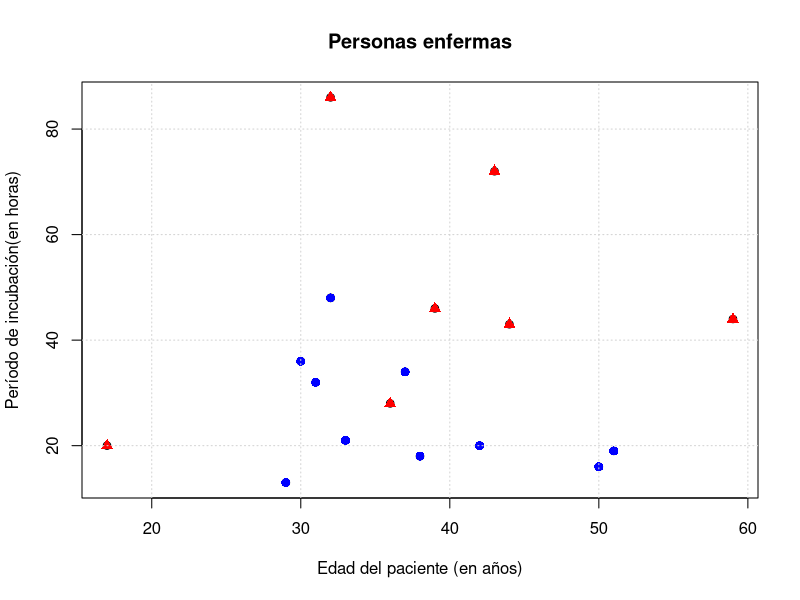
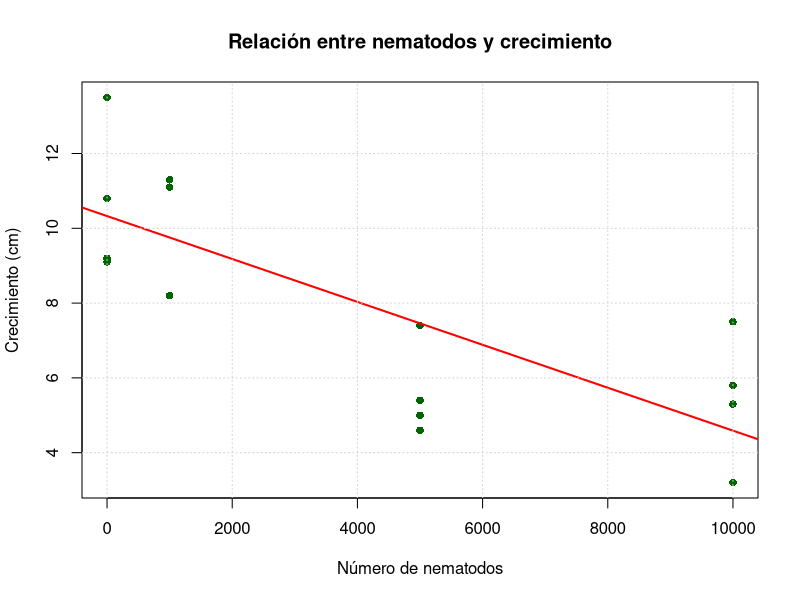
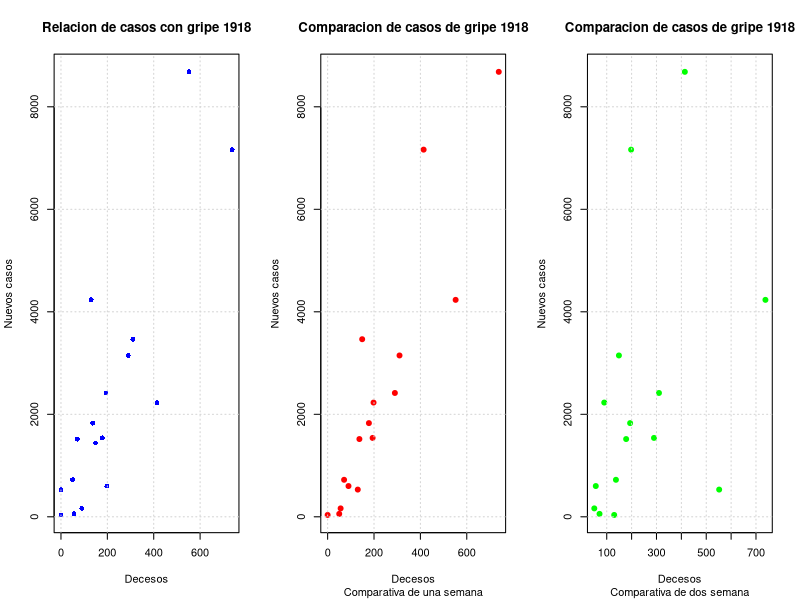
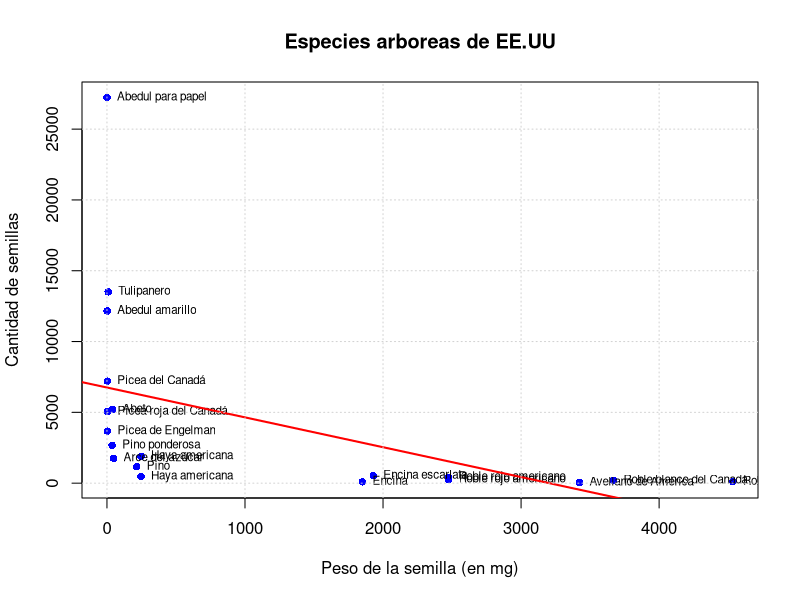
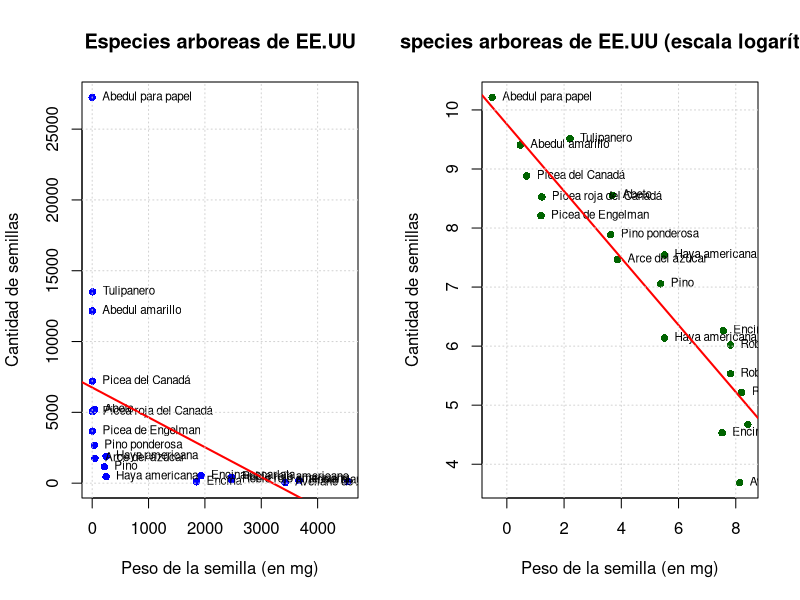
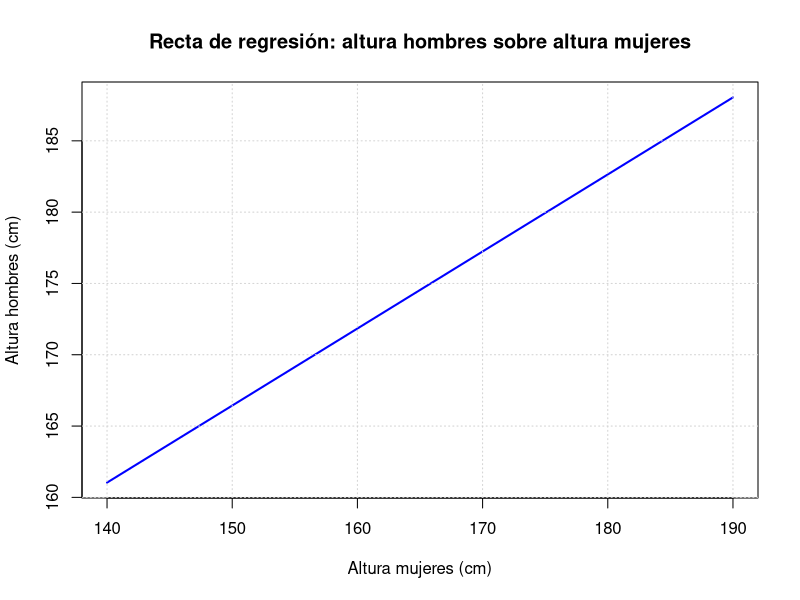
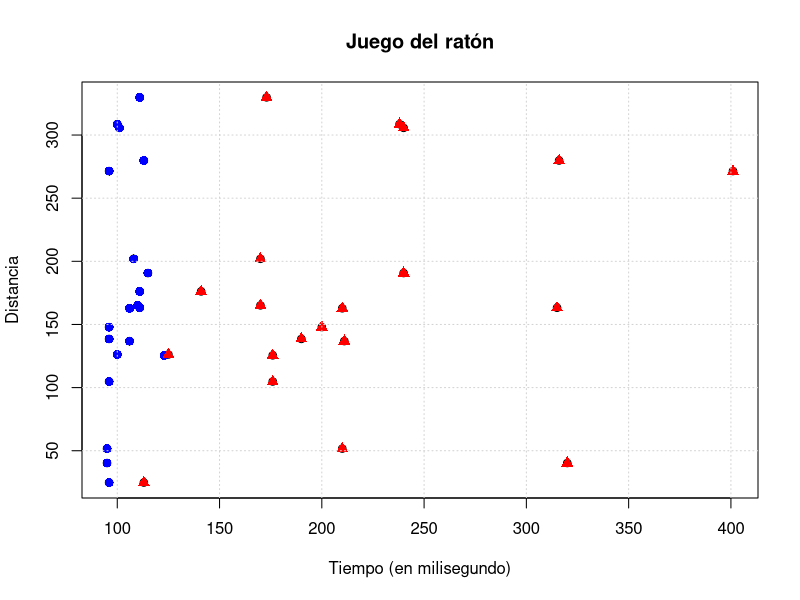
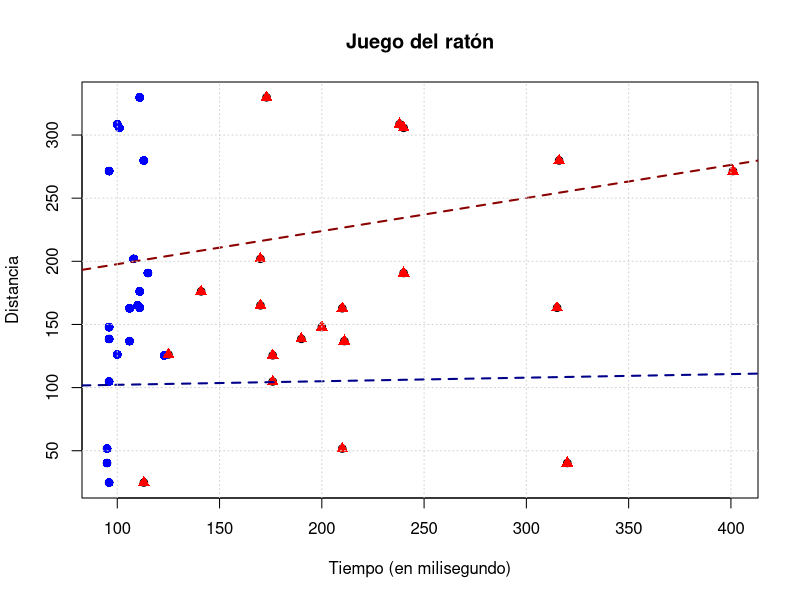

These charts were generated, in order, by the following R code:
# EJERCICIOS "Estadistica básica aplicada" de David S. Moore (2005)

# Capítulo II "Relaciones entre variables"

# REPASO CAPÍTULO II

# **************************************************
# PREGUNTA 2.89 - El vino, ¿es bueno para tu corazón?
# **************************************************

# La tabla 2.4 proporciona datos sobre el consumo de vino y muertes por 
# ataques al corazón en 19 países. Un diagrama de dispersión muestra una 
# relación relativamente fuerte.

# (a) La correlación para estas variables es r = -0,843. ¿Por qué la correlación
# es negativa? ¿Qué porcentaje de la variación de la tasa de mortalidad por 
# ataques al corazón se puede explicar a partir de la relación lineal entre 
# los ataques al corazón y el consumo de vino?

getwd()

setwd("C://Users//brook//OneDrive//Escritorio//Portafolio//Ejercicios_Estadistica_aplicada_b-sica_David_Moore//Archivos")

ejercicio_2_89 <- read.csv("ejercicio_2_11_alcohol.csv")

View(ejercicio_2_89)

r <- -0.843

r2 <- r^2

print(r2)

"La correlación es negativa (-0.843) porque a mayor consumo de vino, menor tasa de mortalidad por ataques al corazón, 
sugiriendo una relación inversa. El r² = 71% indica que el 71% de la variación en mortalidad cardiaca se explica por 
la relación lineal con el consumo de vino."

# (b) La recta de regresión mínimo-cuadrática para la predicción de la tasa de
# ataques al corazón a partir del consumo de vino es:

# y = 260,56 - 22,969x

# Utiliza esta ecuación para predecir la tasa de mortalidad por ataques al 
# corazón en un país en el que el consumo de alcohol, procedente del vino, 
# de los adultos es de 4 litros anuales.


y_sombrero <- 260.56 - 22.969 * 4

print(y_sombrero)

"
ŷ = 168.684

============================

En un país con consumo de 4 litros de vino anuales por adulto, se predice una tasa 
de mortalidad de 168.7 muertes por cada 100,000 personas debido a ataques al corazón
"
# (c) La correlación en (a) y la pendiente de la recta de regresión mínimo-cua-
# drática en (b) son ambas negativas. ¿Es posible que estos dos valores 
# tengan signos distintos? Justifica tu respuesta.

regresion <- lm(ejercicio_2_89$Tasa_muertes_corazon ~ ejercicio_2_89$Consumo_alcohol,data = ejercicio_2_89)

desv_consumo <- sd(ejercicio_2_89$Consumo_alcohol)
desv_ataques <- sd(ejercicio_2_89$Tasa_muertes_corazon) 

resumen <- data.frame(
  Medida = c("Correlacion", "Intercepto","Pendiente","Desviación Consumo","Desviación Ataques"),
  Valor_calculado = c(r,coef(regresion)[1],coef(regresion)[2],desv_consumo,desv_ataques))

print(resumen)

"
              Medida Valor_calculado
1        Correlacion       -0.843000
2         Intercepto      260.563375
3          Pendiente      -22.968767
4 Desviación Consumo        2.509724
5 Desviación Ataques       68.396291

==========================================================

No es posible que tengan signos distintos porque existe una relación matemática directa:

Pendiente = r × (sy/sx)

r = -0.843

sy/sx = 68.396 / 2.510 = 27.25 (siempre positivo)

Pendiente = -0.843 × 27.25 = -22.97

Dado que la razón sy/sx es siempre positiva, el signo de la pendiente depende exclusivamente 
del signo de r. Por lo tanto, correlación y pendiente siempre tendrán el mismo signo.
"
# **************************************************
# PREGUNTA 2.90 - Edad y educación en EE UU
# **************************************************

# En general, el nivel educativo de la gente mayor es menor que el de la gente 
# más joven; por tanto, podemos sospechar que existe una relación entre el porcentaje 
# de residentes de un Estado de 65 o más años y el porcentaje de población sin estudios 
# universitarios. La figura 2.22 muestra la relación entre estas variables. 
# Los datos son los que aparecen en la tablas 1.1 y 2.1.

# (a) Explica lo que significa una asociación positiva entre estas variables.

"Una asociación positiva significa que existe una relación directa entre las variables: a medida que 
aumenta el porcentaje de residentes mayores de 65 años en un estado, también tiende a aumentar el porcentaje 
de población sin estudios universitarios. En otras palabras, los estados con poblaciones más envejecidas tienden 
a tener niveles educativos más bajos en términos de educación universitaria."

# (b) En el diagrama destacan tres observaciones atípicas. Dos de ellas son Alaska
# y Florida, que ya se identificaron como observaciones atípicas en el histograma
# de la figura 1.2. La tercera observación atípica, ¿a qué Estado corresponde?

mayores_65 <- read.csv("ejercicio_2_90_mayores_65.csv")
educacion <- read.csv("ejercicio_2_14_educacion.csv")

puntuaciones_z <- scale(mayores_65$Porcentaje)
umbral_z <- 1.8 

indices_oas <- which(abs(puntuaciones_z) > umbral_z)
oas <- mayores_65[indices_oas, ]

promedio_mayores <- mean(mayores_65$Porcentaje)
promedio_sin_educacion <- mean(educacion$Porcentaje_sin_estudios_secundaria)

df_resultados <- rbind(
  data.frame(Categoria = "OA - Puntuación Z > |2|", Estado = oas$Estado, 
             Valor = oas$Porcentaje, Z_Score = round(puntuaciones_z[indices_oas], 2)),
  data.frame(Categoria = "Promedio mayores 65+", Estado = "Todos", 
             Valor = promedio_mayores, Z_Score = NA),
  data.frame(Categoria = "Promedio sin educación secundaria", Estado = "Todos", 
             Valor = promedio_sin_educacion, Z_Score = NA)
)

print(df_resultados)

"
                          Categoria  Estado    Valor Z_Score
1           OA - Puntuación Z > |2|  Alaska  5.20000   -3.73
2           OA - Puntuación Z > |2| Florida 18.50000    2.87
3           OA - Puntuación Z > |2|    Utah  8.80000   -1.94
4              Promedio mayores 65+   Todos 12.71200      NA
5 Promedio sin educación secundaria   Todos 23.77647      NA
"

# (c) Si ignoramos las observaciones atípicas, ¿la relación entre las dos variables
# tiene una forma y dirección claras? Justifica tu respuesta.

"Sí, la relación tiene forma y dirección claras. Si ignoramos las tres observaciones atípicas (Alaska, Florida y Utah), 
la relación muestra una dirección positiva clara: a mayor porcentaje de población anciana, mayor porcentaje de personas 
sin estudios universitarios. La forma es aproximadamente lineal, aunque con cierta dispersión normal en los datos."

# (d) Si calculamos la correlación, con las tres observaciones atípicas y sin ellas,
# obtenemos r = 0,054 y r = 0,259. ¿Cuál de estos valores corresponde a la correlación 
# sin las observaciones atípicas? Justifica tu respuesta.

mayores_65 <- read.csv("ejercicio_2_90_mayores_65.csv")
educacion <- read.csv("ejercicio_2_14_educacion.csv")

abrev_a_nombre <- c(
  "AL" = "Alabama", "AK" = "Alaska", "AZ" = "Arizona", "AR" = "Arkansas",
  "CA" = "California", "CO" = "Colorado", "CT" = "Connecticut", "DE" = "Delaware",
  "FL" = "Florida", "GA" = "Georgia", "HI" = "Hawai", "ID" = "Idaho",
  "IL" = "Illinois", "IN" = "Indiana", "IA" = "Iowa", "KS" = "Kansas",
  "KY" = "Kentucky", "LA" = "Luisiana", "ME" = "Maine", "MD" = "Maryland",
  "MA" = "Massachusetts", "MI" = "Michigan", "MN" = "Minnesota", "MS" = "Misisipí",
  "MO" = "Misuri", "MT" = "Montana", "NE" = "Nebraska", "NV" = "Nevada",
  "NH" = "New Hampshire", "NJ" = "Nueva Jersey", "NM" = "Nuevo México",
  "NY" = "Nueva York", "NC" = "Carolina del Norte", "ND" = "Dakota del Norte",
  "OH" = "Ohio", "OK" = "Oklahoma", "OR" = "Oregón", "PA" = "Pensilvania",
  "RI" = "Rhode Island", "SC" = "Carolina del Sur", "SD" = "Dakota del Sur",
  "TN" = "Tennessee", "TX" = "Tejas", "UT" = "Utah", "VT" = "Vermont",
  "VA" = "Virginia", "WA" = "Washington", "WV" = "Virginia Occidental",
  "WI" = "Wisconsin", "WY" = "Wyoming"
)

educacion$Estado_nombre <- abrev_a_nombre[educacion$Estado]

datos <- merge(mayores_65, educacion, by.x = "Estado", by.y = "Estado_nombre")

cor_con <- cor(datos$Porcentaje, datos$Porcentaje_sin_estudios_secundaria)

datos_sin_oas <- datos[!datos$Estado %in% c("Alaska", "Florida", "Utah"), ]

cor_sin <- cor(datos_sin_oas$Porcentaje, datos_sin_oas$Porcentaje_sin_estudios_secundaria)

cat("CORRELACIONES FINALES:\n")
cat("CON OAs:", round(cor_con, 3), "\n")
cat("SIN OAs:", round(cor_sin, 3), "\n")

"El valor r = 0.259 corresponde a la correlación SIN las observaciones atípicas, mientras que r = 0.054 
corresponde a la correlación CON todas las observaciones.
Las observaciones atípicas (especialmente Utah con bajo porcentaje de ancianos pero también bajo porcentaje 
sin estudios universitarios, y Alaska con características similares) distorsionan y debilitan la relación positiva 
general. Al eliminarlas, la correlación se hace más fuerte y evidente, aumentando de 0.054 a 0.259, lo que indica 
una relación positiva más clara entre las variables."

# **************************************************
# PREGUNTA 2.91 - Comida en mal estado
# **************************************************

# Datos sobre 18 personas que enfermaron después de ingerir comida en mal estado.
# Los datos dan la edad de cada persona en años, el periodo de incubación (el 
# tiempo en horas desde la ingestión de la comida hasta la aparición de los 
# primeros síntomas) y si la víctima sobrevivió (S) o murió (M).

# TABLA DE DATOS:
# ---------------------------------------------------------------
# Persona | Edad | Incubación | Resultado | Persona | Edad | Incubación | Resultado
# ------------------------------------------------------------------------------
# 1       | 29   | 13         | 0         | 10      | 30   | 36         | 0
# 2       | 39   | 46         | 1         | 11      | 32   | 48         | 0
# 3       | 44   | 43         | 1         | 12      | 59   | 44         | 1
# 4       | 37   | 34         | 0         | 13      | 33   | 21         | 0
# 5       | 42   | 20         | 0         | 14      | 31   | 32         | 0
# 6       | 17   | 20         | 1         | 15      | 32   | 86         | 1
# 7       | 38   | 18         | 0         | 16      | 32   | 48         | 0
# 8       | 43   | 72         | 1         | 17      | 36   | 28         | 1
# 9       | 51   | 19         | 0         | 18      | 50   | 16         | 0
# ------------------------------------------------------------------------------

# 1 = sobrevivió / 0 = murió 

# (a) Dibuja un diagrama de dispersión del tiempo de incubación con relación
#     a la edad. Utiliza símbolos distintos para las personas que murieron y para 
#     las que sobrevivieron.

personas_enfermas <- data.frame(
  Persona = c(1, 2, 3, 4, 5, 6, 7, 8, 9, 10, 11, 12, 13, 14, 15, 16, 17, 18),
  Edad = c(29, 39, 44, 37, 42, 17, 38, 43, 51, 30, 32, 59, 33, 31, 32, 32, 36, 50),
  Incubación = c(13, 46, 43, 34, 20, 20, 18, 72, 19, 36, 48, 44, 21, 32, 86, 48, 28, 16),
  Resultado = c(0, 1, 1, 0, 0, 1, 0, 1, 0, 0, 0, 1, 0, 0, 1, 0, 1, 0)
)

print(personas_enfermas)

sobrevivieron <- personas_enfermas[personas_enfermas$Resultado == 0, ]
murieron <- personas_enfermas[personas_enfermas$Resultado == 1, ]

plot(personas_enfermas$Edad,
     personas_enfermas$Incubación,
     main = "Personas enfermas",
     xlab = "Edad del paciente (en años)",
     ylab = "Período de incubación(en horas)")
points(sobrevivieron$Edad, sobrevivieron$Incubación, 
       pch = 16, col = "blue", cex = 1.2)  
points(murieron$Edad, murieron$Incubación, 
       pch = 17, col = "red", cex = 1.2)
grid()

# (b) ¿Existe alguna relación entre la edad y el tiempo de incubación? Si existe,
# descríbela.

correlacion <- cor(personas_enfermas$Edad,personas_enfermas$Incubación)

print(correlacion)

"A simple vista no se ve que haya alguna relación entre las variables, más aún cuando vemos que
la correlación entre las mismas es de 0.028"

# (c) Más importante, ¿existe alguna relación entre la edad o el periodo de incubación 
# y si la víctima sobrevivió? Describe cualquier relación que aquí parezca importante.

cor_edad <- cor(personas_enfermas$Edad, personas_enfermas$Resultado)

cor_incubacion <- cor(personas_enfermas$Incubación, personas_enfermas$Resultado)

resumen_correlaciones <- data.frame(
  Correlaciones = c("Edad","Incubación"),
  Resultado = c(round(cor_edad,3),round(cor_incubacion,3))
)

print(resumen_correlaciones)

"
  Correlaciones Resultado
1          Edad     0.091
2    Incubación     0.525

==============================================

Los pacientes con tiempos de incubación más cortos tienen mayor riesgo de muerte, 
mientras que los de incubación más larga tienden a sobrevivir.
"

# (d) ¿Existen observaciones atípicas que exijan una investigación aparte?

media_edad <- mean(personas_enfermas$Edad)
media_inc <- mean(personas_enfermas$Incubación) 

sd_edad <- sd(personas_enfermas$Edad)
sd_inc <- sd(personas_enfermas$Incubación)

personas_enfermas$z_edad <- (personas_enfermas$Edad - media_edad) / sd_edad
personas_enfermas$z_inc <- (personas_enfermas$Incubación - media_inc) / sd_inc

umbral_z <- 2 

out_edad <- personas_enfermas[abs(personas_enfermas$z_edad) > umbral_z, ]
out_inc <- personas_enfermas[abs(personas_enfermas$z_inc) > umbral_z, ]

outliers_combinado <- rbind(
  data.frame(Variable = "Edad", 
             Persona = out_edad$Persona,
             Valor = out_edad$Edad,
             Z_Score = out_edad$z_edad,
             Resultado = out_edad$Resultado),
  data.frame(Variable = "Incubación", 
             Persona = out_inc$Persona,
             Valor = out_inc$Incubación,
             Z_Score = out_inc$z_inc,
             Resultado = out_inc$Resultado)
)

print(outliers_combinado)

"
    Variable Persona Valor   Z_Score Resultado
1       Edad       6    17 -2.112762         1
2       Edad      12    59  2.215823         1
3 Incubación      15    86  2.537536         1
"
# **************************************************
# PREGUNTA 2.92 - Nematodos y tomateras
# **************************************************

# Los nematodos son gusanos microscópicos. Tenemos datos de un experimento
# para estudiar el efecto que producen los nematodos que se encuentran en la 
# tierra en el crecimiento de las plantas.

# TABLA DE DATOS:
# ---------------------------------------------------------------
# Nematodos | Crecimiento (cm)
# ---------------------------------------------------------------
# 0         | 10,8  9,1  13,5  9,2
# 1.000     | 11,1  11,1  8,2  11,3
# 5.000     | 5,4  4,6  7,4  5,0
# 10.000    | 5,8  5,3  3,2  7,5
# ---------------------------------------------------------------

# Analiza estos datos y presenta tus conclusiones sobre los efectos de los 
# nematodos en el crecimiento de las plantas.

nematodos <- data.frame(
  Nematodos = rep(c(0, 1000, 5000, 10000), each = 4),
  Crecimiento = c(
    10.8, 9.1, 13.5, 9.2,
    11.1, 11.1, 8.2, 11.3,
    5.4, 4.6, 7.4, 5.0,
    5.8, 5.3, 3.2, 7.5
  )
)

r <- cor(nematodos$Nematodos, nematodos$Crecimiento)
cat("Correlación:", round(r, 3), "\n")

modelo <- lm(Crecimiento ~ Nematodos, data = nematodos)
summary(modelo)

plot(nematodos$Nematodos, nematodos$Crecimiento,
     main = "Relación entre nematodos y crecimiento",
     xlab = "Número de nematodos",
     ylab = "Crecimiento (cm)",
     pch = 16, col = "darkgreen")
abline(modelo, col = "red", lwd = 2)
grid()

"Existe una relación lineal negativa muy clara entre el número de nematodos y 
el crecimiento de las tomateras.
El modelo indica que cada incremento en la cantidad de nematodos reduce significativamente 
el desarrollo de las plantas, lo cual respalda la hipótesis de que los nematodos afectan de 
manera adversa el crecimiento vegetal."


# **************************************************
# PREGUNTA 2.93 - ¿Valores calientes?
# **************************************************

# En el mundo de las finanzas es frecuente describir el rendimiento de un 
# determinado valor mediante una recta de regresión que relaciona el rendimiento 
# del valor con el rendimiento general del mercado de valores.Esta representación 
# nos ayuda a visualizar en qué medida el valor sigue la pauta general del mercado. 
# Analizamos el rendimiento mensual y de Philip Morris y los rendimientos mensuales 
# x del índice bursátil Standard & Poor’s correspondiente a 500 valores, que representa 
# el mercado en su conjunto, entre julio de 1990 ymayo de1997. He aquí los resultados:

# x̄ = 1,304    ȳ = 1,878
# sx = 3,392   sy = 7,554
# r = 0,5251

# (a) A partir de esta información, halla la ecuación de la recta mínimo-cuadrática. 
# ¿Qué porcentaje de la variación de Philip Morris se explica por la relación lineal 
# con el mercado en su conjunto?

pendiente <- 0.5251 * (7.554 / 3.392)

intercepto <- 1.878 - (pendiente * 1.304)

porcentaje_variacion <- 0.5251 * 0.5251

valores_recta <- data.frame(
  Medida = c("Pendiente","Intercepto","% de variación"),
  Valores = c(pendiente,intercepto,porcentaje_variacion)
)

print(valores_recta)

"
          Medida   Valores
1      Pendiente 1.1694002
2     Intercepto 0.3531022
3 % de variación 0.2757300

======================================

La ecuación de la recta de regresión es ŷ = 0,353 + 1,169x. Esto indica que, en promedio, 
por cada punto porcentual que aumenta el rendimiento del mercado, el de Philip Morris aumenta 1,17 puntos. 
Además, alrededor del 27,6 % de la variación en los rendimientos de Philip Morris se explica por su relación 
lineal con el mercado bursátil.
"

# (b) Explica la información que nos proporciona sobre la pendiente de la recta sobre 
# la respuesta de Philip Morris a las variaciones del mercado. Esta pendiente se llama "beta" 
# en teoría de inversiones.

"La pendiente o beta = 1,17 indica que el rendimiento de Philip Morris tiende a variar más que proporcionalmente 
respecto al mercado: por cada 1 % que cambia el rendimiento del mercado, el de Philip Morris cambia, en promedio, 
un 1,17 %. Esto significa que la acción es más volátil o sensible a las variaciones del mercado, amplificando tanto 
las subidas como las bajadas."

# (c) Los rendimientos de la mayoría de los valores están correlacionados positivamente 
# con el rendimiento general del mercado. Explica por qué un inversor debería preferir 
# valores con beta > 1 cuando el mercado sube y acciones con beta < 1 cuando el mercado baja.

"Cuando el mercado sube, un inversor busca maximizar ganancias, por lo que prefiere acciones con beta > 1, ya que 
aumentan más que el promedio del mercado. En cambio, cuando el mercado baja, conviene elegir acciones con beta < 1, 
pues estas tienden a caer menos, ofreciendo mayor protección frente a pérdidas."

# **************************************************
# PREGUNTA 2.94 - La epidemia de gripe de 1918
# **************************************************

# El ejercicio 1.22 proporciona datos sobre la gran epidemia de gripe de 1918.

# (a) Dibuja tres diagramas de dispersión; en uno de ellos relaciona las muertes 
# semanales con los casos detectados la misma semana, en otro relaciona estas muertes 
# semanales con los casos detectados la semana anterior y en el tercero de ellos relaciona 
# las muertes semanales con los nuevos casos detectados dos semanas antes. Describe y 
# compara las relaciones que observes.

ejercicio_2_94 <- read.csv("ejercicio_1_22_epidemia.csv")

str(ejercicio_2_94)

View(ejercicio_2_94)

par(mfrow = c(1, 3))  

#Grafico 1: misma semana
plot(ejercicio_2_94$Muertos,
     ejercicio_2_94$Nuevos_casos,
     main = "Relacion de casos con gripe 1918",
     xlab = "Decesos",
     ylab = "Nuevos casos",
     pch = 16,
     col = "blue")
grid()

#Grafico 2: una semana de desfase
una_semana <- c(NA, head( ejercicio_2_94$Nuevos_casos , -1))

valido <- !is.na(una_semana)

plot(ejercicio_2_94$Muertos[valido],
     una_semana[valido],
     main = "Comparacion de casos de gripe 1918",
     sub = "Comparativa de una semana",
     xlab = "Decesos",
     ylab = "Nuevos casos",
     pch = 19,
     col = "red")
grid()

#Gráfico 3: dos semanas de desfase
dos_semanas <- c(NA,NA, head( ejercicio_2_94$Nuevos_casos , -2))

valido2 <- !is.na(dos_semanas)

plot(ejercicio_2_94$Muertos[valido2],
     dos_semanas[valido2],
     main = "Comparacion de casos de gripe 1918",
     sub = "Comparativa de dos semana",
     xlab = "Decesos",
     ylab = "Nuevos casos",
     pch = 19,
     col = "green")
grid()

par(mfrow = c(1, 1))

# (b) Halla las correlaciones de cada una de las relaciones.

cor_misma_semana <- cor(ejercicio_2_94$Muertos,ejercicio_2_94$Nuevos_casos)
cor_una_semana <- cor(ejercicio_2_94$Muertos[valido],una_semana[valido])
cor_dos_semanas <- cor(ejercicio_2_94$Muertos[valido2],dos_semanas[valido2])

resultaods_correlaciones <- data.frame(
  Correlaciones = c("Misma semana","Una semana desfase","Dos semanas desfase"),
  Valores = c(cor_misma_semana,cor_una_semana,cor_dos_semanas)
)

print(resultaods_correlaciones)

"
        Correlaciones   Valores
1        Misma semana 0.8562287
2  Una semana desfase 0.9109524
3 Dos semanas desfase 0.3932467
"

# (c) ¿Cuáles son tus conclusiones? ¿Cómo se predice mejor el número de muertes, 
# con los nuevos casos de la misma semana, con los nuevos casos de la semana anterior 
# o los nuevos casos de dos semanas antes?

"La correlación más alta (r ≈ 0.91) se observa cuando se comparan las muertes con los casos de 
una semana antes, lo que indica que el número de muertes está más estrechamente relacionado con 
los contagios ocurridos la semana previa. Esto tiene sentido biológicamente, ya que las muertes 
suelen producirse unos días después del contagio. En cambio, la correlación con los casos de la 
misma semana o de dos semanas antes es menor, lo que sugiere que la mejor predicción del número 
de muertes se obtiene usando los casos de la semana anterior."

# **************************************************
# PREGUNTA 2.95 - Salarios de mujeres
# **************************************************

# Un estudio de la National Science Foundation de EEUU halló que la mediana
# del salario de ingenieras y científicas estadounidenses recién graduadas era 
# sólo un 73% de la mediana de sus homólogos varones.Ahora bien, cuando las recién 
# graduadas se agrupaban por especialidades, la situación era distinta. Las medianas 
# de los salarios de las mujeres, expresadas como un porcentaje de las medianas del 
# salario de los hombres, en 16 campos de estudio eran:

# Porcentajes de salarios de mujeres respecto a hombres por especialidad:
# 94% 96% 98% 95% 85% 85% 84% 100%
# 103% 100% 107% 93% 104% 93% 106% 100%

# ¿Cómo es posible que el salario de las mujeres se encuentre muy por debajo
# del de los hombres cuando se consideran todas las disciplinas conjuntamente y,
# en cambio, sea prácticamente el mismo cuando se considera por especialidades?

"Aunque los salarios medianos por especialidad muestran que las mujeres ganan aproximadamente 
lo mismo (e incluso más) que los hombres dentro de cada campo, el salario global promedio de las 
mujeres resulta mucho menor (73% del de los hombres). Esto ocurre porque las mujeres están sobrerrepresentadas 
en las especialidades peor pagadas y subrepresentadas en las mejor pagadas.

En otras palabras, la distribución desigual entre campos con distintos niveles salariales distorsiona la 
comparación global, dando la impresión de una brecha salarial mayor de la que realmente existe dentro de 
cada especialidad.

Este fenómeno se conoce como paradoja de Simpson, y refleja cómo una tendencia que se mantiene en varios grupos 
individuales puede invertirse o desaparecer al combinar los datos."

# **************************************************
# PREGUNTA 2.96 - Transformación de datos
# **************************************************

# Los ecólogos recogen datos para estudiar la naturaleza. La tabla 2.12 
# proporciona datos sobre la media del número de semillas producidas durante 
# un año por algunas especies comunes de árboles y también sobre el peso 
# medio (en miligramos) de éstas.

## TABLA 2.12 - Peso y recuento del número de semillas producidas por especies arbóreas:
# ------------------------------------------------------------------------------------
# Especies               | Número semillas | Peso semillas (mg)
# ------------------------------------------------------------------------------------
# Abedul para papel      | 27239           | 0.6
# Abedul amarillo        | 12158           | 1.6
# Picea del Canadá       | 7202            | 2.0
# Picea de Engelman      | 3671            | 3.3
# Picea roja del Canadá  | 5051            | 3.4
# Tulipanero             | 13509           | 9.1
# Pino ponderosa         | 2667            | 37.7
# Abeto                  | 5196            | 40.0
# Arce del azúcar        | 1751            | 48.0
# Pino                   | 1159            | 216.0
# Haya americana         | 463             | 247
# Haya americana         | 1892            | 247
# Encina                 | 93              | 1851
# Encina escarlata       | 525             | 1930
# Roble rojo americano   | 411             | 2475
# Roble rojo americano   | 253             | 2475
# Avellano de América    | 40              | 3423
# Roble blanco del Canadá| 184             | 3669
# Roble blanco americano | 107             | 4535
# ------------------------------------------------------------------------------------

# (a) Dibuja un diagrama de dispersión que muestre cómo se puede explicar el
# número de semillas producidas por un árbol, a partir del peso de éstas. Describe
# la forma, la dirección y la fuerza de la relación.

ejercicio_2_96 <- read.csv("ejercicio_2_96_arboles.csv")

str(ejercicio_2_96)

View(ejercicio_2_96)

modelo <- lm(Numero_semillas ~ Peso_semillas_mg, data = ejercicio_2_96)

plot(ejercicio_2_96$Peso_semillas_mg,
     ejercicio_2_96$Numero_semillas,
     main = "Especies arboreas de EE.UU",
     xlab = "Peso de la semilla (en mg)",
     ylab = "Cantidad de semillas",
     col = "blue",
     pch = 16)
text(ejercicio_2_96$Peso_semillas_mg,
     ejercicio_2_96$Numero_semillas,
     labels = ejercicio_2_96$Especie,
     pos = 4,   
     cex = 0.7) 
abline(modelo, col = "red", lwd = 2)
grid()

"El diagrama de dispersión muestra una relación inversa y claramente no lineal entre el peso y el número de semillas. 
En general, las especies con semillas más ligeras producen muchas más semillas, mientras que aquellas con semillas más 
pesadas generan pocas. La dirección de la relación es negativa, y su fuerza es alta, aunque la forma de la nube de puntos 
sugiere que una transformación logarítmica podría describir mejor la tendencia que una recta simple."

# (b) Cuando tratamos con tamaños y pesos, los logaritmos de los datos originales son a 
# menudo la forma más adecuada de expresar los datos. Utiliza tu calculadora o un programa 
# informático para calcular los logaritmos de los pesos y recuentos de la tabla 2.12. Dibuja 
# un nuevo diagrama de dispersión utilizando los datos transformados. Ahora, ¿cuál es la forma, 
# la dirección y la fuerza de la relación?

ejercicio_2_96$log_peso_semillas <- log(ejercicio_2_96$Peso_semillas_mg)
ejercicio_2_96$log_cantidad_semillas <- log(ejercicio_2_96$Numero_semillas)

head(ejercicio_2_96[, c("Peso_semillas_mg", "Numero_semillas", "log_peso_semillas", "log_cantidad_semillas")])

par(mfrow = c(1, 2)) 

modelo <- lm(Numero_semillas ~ Peso_semillas_mg, data = ejercicio_2_96)

modelo_log <- lm(log_cantidad_semillas ~ log_peso_semillas, data = ejercicio_2_96)

plot(ejercicio_2_96$Peso_semillas_mg,
     ejercicio_2_96$Numero_semillas,
     main = "Especies arboreas de EE.UU",
     xlab = "Peso de la semilla (en mg)",
     ylab = "Cantidad de semillas",
     col = "blue",
     pch = 16)
text(ejercicio_2_96$Peso_semillas_mg,
     ejercicio_2_96$Numero_semillas,
     labels = ejercicio_2_96$Especie,
     pos = 4,   
     cex = 0.7) 
abline(modelo, col = "red", lwd = 2)
grid()

plot(ejercicio_2_96$log_peso_semillas,
     ejercicio_2_96$log_cantidad_semillas,
     main = "Especies arboreas de EE.UU (escala logarítmica)",
     xlab = "Peso de la semilla (en mg)",
     ylab = "Cantidad de semillas",
     col = "darkgreen",
     pch = 16)
text(ejercicio_2_96$log_peso_semillas,
     ejercicio_2_96$log_cantidad_semillas,
     labels = ejercicio_2_96$Especie,
     pos = 4,   
     cex = 0.7) 
abline(modelo_log, col = "red", lwd = 2)
grid()

par(mfrow = c(1, 1))

"Al aplicar los logaritmos al número y peso de las semillas, la relación se vuelve aproximadamente lineal, 
negativa y fuerte. En la escala original, la dispersión era muy amplia y la relación parecía curvilínea —los 
árboles con semillas más ligeras producían muchas más unidades, pero de forma no proporcional. Después de la 
transformación logarítmica, la tendencia se aclara: a medida que aumenta el peso de las semillas, el número 
de semillas disminuye de forma regular y predecible."

# **************************************************
# PREGUNTA 2.97 - Hombres y mujeres
# **************************************************

# La altura media de las mujeres estadounidenses cuando tienen 20 años de edad es 
# de aproximadamente 164 cm, con una desviación típica de unos 6,35 cm. 
# La altura media de los hombres de la misma edad es de aproximadamente 174 cm, 
# con una desviación típica de unos 6,86 cm. Si la correlación entre las alturas 
# de parejas de hombres y mujeres jóvenes es aproximadamente r = 0,5.

# DATOS:
# Mujeres: μ_x = 164 cm, σ_x = 6.35 cm
# Hombres:  μ_y = 174 cm, σ_y = 6.86 cm
# Correlación: r = 0.5

# (a) ¿Cuál es la pendiente de la recta de regresión de la altura de los hombres
# con relación a la altura de sus mujeres en las parejas jóvenes?

pendiente <- 0.5 * (6.86 / 6.35)

cat("La pendiente es:", round(pendiente,2),"cm.")

"La pendiente es: 0.54 cm."

# (b) Dibuja un gráfico de esta recta de regresión.

intercepto <- 174 - (pendiente * 164)

x_valores <- seq(140, 190, length.out = 100)

y_valores <- intercepto + pendiente * x_valores #recta de regresión

plot(x_valores, y_valores,
     type = "l",
     col = "blue",
     lwd = 2,
     xlab = "Altura mujeres (cm)",
     ylab = "Altura hombres (cm)",
     main = "Recta de regresión: altura hombres sobre altura mujeres")
grid()

# (c) Predice la altura de un hombre cuya mujer mide 170 cm de altura.

prediccion_hombre <- intercepto + pendiente * 170

cat("La altura de un hombre cuya mujer mide 170 cm es:", round(prediccion_hombre,2),"cm.")

"La altura de un hombre cuya mujer mide 170 cm es: 177.24 cm."

# **************************************************
# PREGUNTA 2.98 - Un juego informático
# **************************************************

# Un sistema multimedia para aprender estadística incluye una prueba para 
# valorar la destreza de los sujetos en la utilización del ratón (mouse). 
# El programa informático hace que aparezca, al azar, un círculo en la pantalla. 
# El sujeto tiene que situarse sobre el círculo y clicar tan rápido como pueda. 
# Tan pronto como el usuario ha clicado sobre el círculo, aparece uno nuevo.

# La tabla 2.13 proporciona datos sobre los ensayos realizados por un sujeto, 
# 20 con cada mano. "Distancia" es la distancia desde el centro del círculo al 
# punto donde se halla el cursor en el momento del clicado, las unidades de 
# medida dependen del tamaño de la pantalla. "Tiempo" es el tiempo transcurrido 
# entre el clicado de dos círculos consecutivos, en milisegundos.

# TABLA 2.13 - Tiempos de respuesta en un juego informático:
# ------------------------------------------------------------------------------------
# Tiempo | Distancia | Mano      | Tiempo | Distancia | Mano
# ------------------------------------------------------------------------------------
# 115   | 190.70    | derecha   | 240   | 190.70    | izquierda
# 96    | 138.52    | derecha   | 190   | 138.52    | izquierda
# 110   | 165.08    | derecha   | 170   | 165.08    | izquierda
# 100   | 126.19    | derecha   | 125   | 126.19    | izquierda
# 111   | 163.19    | derecha   | 315   | 163.19    | izquierda
# 101   | 305.66    | derecha   | 240   | 305.66    | izquierda
# 111   | 176.15    | derecha   | 141   | 176.15    | izquierda
# 106   | 162.78    | derecha   | 210   | 162.78    | izquierda
# 96    | 147.87    | derecha   | 200   | 147.87    | izquierda
# 96    | 271.46    | derecha   | 401   | 271.46    | izquierda
# 95    | 40.25     | derecha   | 320   | 40.25     | izquierda
# 96    | 24.76     | derecha   | 113   | 24.76     | izquierda
# 96    | 104.80    | derecha   | 176   | 104.80    | izquierda
# 106   | 136.80    | derecha   | 211   | 136.80    | izquierda
# 100   | 308.60    | derecha   | 238   | 308.60    | izquierda
# 113   | 279.80    | derecha   | 316   | 279.80    | izquierda
# 123   | 125.51    | derecha   | 176   | 125.51    | izquierda
# 111   | 329.80    | derecha   | 173   | 329.80    | izquierda
# 95    | 51.66     | derecha   | 210   | 51.66     | izquierda
# 108   | 201.95    | derecha   | 170   | 201.95    | izquierda
# ------------------------------------------------------------------------------------

# (a) Sospechamos que el tiempo depende de la distancia. Dibuja un diagrama de 
# dispersión del tiempo con relación a la distancia. Utiliza símbolos distintos
# para cada mano.

ejercicio_2_98 <- read.csv("ejercicio_2_98_mouse.csv")

str(ejercicio_2_98)

head(ejercicio_2_98)

derecha <- ejercicio_2_98[ejercicio_2_98$Mano == "derecha", ]
izquierda <- ejercicio_2_98[ejercicio_2_98$Mano == "izquierda", ]

plot(ejercicio_2_98$Tiempo,
     ejercicio_2_98$Distancia,
     main = "Juego del ratón",
     xlab = "Tiempo (en milisegundo)",
     ylab = "Distancia")
points(derecha$Tiempo, derecha$Distancia, 
       pch = 16, col = "blue", cex = 1.2)  
points(izquierda$Tiempo, izquierda$Distancia, 
       pch = 17, col = "red", cex = 1.2)
grid()

# (b) Describe la relación que observas. ¿Puedes afirmar que el sujeto es diestro?

"Se puede afirmar que el sujeto es diestro, ya que la relacion entre la distancia y tiempo es mas pequeña con
la mañana derecha que con la mano izquierda"

# (c) Halla la recta de regresión del tiempo con relación a la distancia para las
# dos manos de forma independiente. Dibuja estas rectas en tu diagrama. De las dos
# regresiones, ¿cuál es mejor para predecir el tiempo a partir de la distancia? Da
# medidas numéricas que describan la precisión de las dos regresiones.

#MANO DERECHA
media_derecha_tiempo <- mean(derecha$Tiempo)
media_derecha_distacia <- mean(derecha$Distancia)

desv_derecha_tiempo <- sd(derecha$Tiempo)
desv_derecha_distancia <- sd(derecha$Distancia)

r_derecha <- cor(derecha$Tiempo,derecha$Distancia)

pendiente_derecha <- r_derecha * (desv_derecha_tiempo / desv_derecha_distancia)

intercepto_derecha <- media_derecha_tiempo - (pendiente_derecha * media_derecha_distacia)

#MANO IZQUIERDA
media_izquierda_tiempo <- mean(izquierda$Tiempo)
media_izquierda_distacia <- mean(izquierda$Distancia)

desv_izquierda_tiempo <- sd(izquierda$Tiempo)
desv_izquierda_distancia <- sd(izquierda$Distancia)

r_izquierda <- cor(izquierda$Tiempo,izquierda$Distancia)

pendiente_izquierda <- r_izquierda * (desv_izquierda_tiempo / desv_izquierda_distancia)

intercepto_izquierda <- media_izquierda_tiempo - (pendiente_izquierda * media_izquierda_distacia)

resultados <- data.frame(
  mano = c("derecha", "izquierda"),
  media_tiempo = c(media_derecha_tiempo, media_izquierda_tiempo),
  media_distancia = c(media_derecha_distacia, media_izquierda_distacia),
  desv_tiempo = c(desv_derecha_tiempo, desv_izquierda_tiempo),
  desv_distancia = c(desv_derecha_distancia, desv_izquierda_distancia),
  r = c(r_derecha, r_izquierda),
  pendiente = c(pendiente_derecha, pendiente_izquierda),
  intercepto = c(intercepto_derecha, intercepto_izquierda)
)

print(resultados)

plot(ejercicio_2_98$Tiempo,
     ejercicio_2_98$Distancia,
     main = "Juego del ratón",
     xlab = "Tiempo (en milisegundo)",
     ylab = "Distancia")
points(derecha$Tiempo, derecha$Distancia, 
       pch = 16, col = "blue", cex = 1.2)  
points(izquierda$Tiempo, izquierda$Distancia, 
       pch = 17, col = "red", cex = 1.2)
abline(intercepto_derecha,pendiente_derecha,col = "darkblue",lwd = 2,lty = "dashed")
abline(intercepto_izquierda,pendiente_izquierda,col ="darkred",lwd = 2, lty = "dashed")
grid()

"
       mano media_tiempo media_distancia desv_tiempo desv_distancia         r  pendiente intercepto
1   derecha       104.25        172.5765    8.245413       88.74672 0.3047128 0.02831071   99.36424
2 izquierda       216.75        172.5765   73.014689       88.74672 0.3183573 0.26192243  171.54834

========================================================================

La regresión de la mano izquierda es ligeramente mejor porque su correlación con la distancia es un poco 
más alta que la de la mano derecha, lo que indica que la distancia explica un poco mejor el tiempo en esa mano; 
sin embargo, en ambos casos la relación es débil, por lo que ninguna recta predice muy bien los tiempos.
"

# (d) Debido al aprendizaje, es posible que el sujeto lo haga mejor en los últimos ensayos. 
# También es posible que lo haga peor debido a la fatiga. Dibuja un diagrama de residuos en 
# el que los residuos aparezcan ordenados de acuerdo al orden de realización de los ensayos 
# (de arriba abajo en la tabla 2.12). ¿Existe algún efecto sistemático en el orden de realización 
# de las pruebas?


derecha$Prediccion <- intercepto_derecha + pendiente_derecha * derecha$Distancia
derecha$Residuos <- derecha$Tiempo - derecha$Prediccion

izquierda$Prediccion <- intercepto_izquierda + pendiente_izquierda * izquierda$Distancia
izquierda$Residuos <- izquierda$Tiempo - izquierda$Prediccion

derecha$Orden <- 1:20
izquierda$Orden <- 1:20

residuos_combinados <- rbind(
  data.frame(Mano = "Derecha", Orden = derecha$Orden, Residuos = derecha$Residuos),
  data.frame(Mano = "Izquierda", Orden = izquierda$Orden, Residuos = izquierda$Residuos)
)

plot(residuos_combinados$Orden, residuos_combinados$Residuos,
     main = "Residuos vs Orden de Ensayos",
     xlab = "Orden del Ensayo",
     ylab = "Residuos",
     ylim = c(-50, 150),
     col = ifelse(residuos_combinados$Mano == "Derecha", "blue", "red"),
     pch = ifelse(residuos_combinados$Mano == "Derecha", 16, 17)
     )
abline(h = 0, col = "gray", lty = 2)
abline(lm(Residuos ~ Orden, data = residuos_combinados[residuos_combinados$Mano == "Derecha",]), 
       col = "blue", lty = 2)
abline(lm(Residuos ~ Orden, data = residuos_combinados[residuos_combinados$Mano == "Izquierda",]), 
       col = "red", lty = 2)
grid()

"No existe un efecto sistemático evidente relacionado con el orden de realización de las pruebas, 
ya que los residuos no muestran una tendencia clara de aumento o disminución a lo largo de los ensayos 
para ninguna de las dos manos, lo que indica que factores como el aprendizaje o la fatiga no influyeron
significativamente en el desempeño del sujeto durante la prueba."

# **************************************************
# PREGUNTA 2.99 - Calificaciones SAT en EE UU
# **************************************************

# La tabla 2.1 proporciona datos sobre la educación en los Estados de EE UU.
# Utiliza un programa estadístico para examinar la relación entre las calificaciones
# de Matemáticas y de Lengua en la prueba SAT de la manera siguiente:

# (a) Quieres predecir la calificación de Matemáticas en la prueba SAT de un Estado 
# a partir de su calificación de Lengua. Con este fin, halla la recta de regresión
# mínimo-cuadrática. Sabes que la calificación media de Lengua de un determinado 
# Estado al año siguiente fue 455. Utiliza tu recta de regresión para predecir su
# calificación media de Matemáticas.

ejercicio_2_99 <- read.csv("ejercicio_2_14_educacion.csv")

str(ejercicio_2_99)

media_sat_lengua <- mean(ejercicio_2_99$SAT_Lengua)
media_sat_mate <- mean(ejercicio_2_99$SAT_Matematicas)

desv_sat_lengua <- sd(ejercicio_2_99$SAT_Lengua)
desv_sat_mate <- sd(ejercicio_2_99$SAT_Matematicas)

r <- cor(ejercicio_2_99$SAT_Lengua,ejercicio_2_99$SAT_Matematicas)

pendiente <- r * (desv_sat_mate / desv_sat_lengua)

intercepto <- media_sat_mate - (pendiente * media_sat_lengua)

prediccion_455 <- intercepto + (pendiente * 455)

resultados <- data.frame(
  Medidas = c("media_sat_lengua","media_sat_mate","desv_sat_lengua","desv_sat_mate",
              "r","pendiente","intercepto","prediccion_455"),
  Valores = c(media_sat_lengua,media_sat_mate,desv_sat_lengua,desv_sat_mate,
              r,pendiente,intercepto,prediccion_455)
)

resultados$Valores <- round(resultados$Valores, 2)

print(resultados)

"
           Medidas Valores
1 media_sat_lengua  531.90
2   media_sat_mate  529.27
3  desv_sat_lengua   33.76
4    desv_sat_mate   34.83
5                r    0.97
6        pendiente    1.00
7       intercepto   -3.28
8   prediccion_455  452.28
"

# (b) Representa los residuos de tu regresión con relación a la calificación de
# Lengua en la prueba SAT (un programa estadístico lo puede hacer). Hay un Estado 
# que constituye una observación atípica, ¿cuál es? ¿Tiene dicho Estado una calificación 
# media de Matemáticas más alta o más baja que la que se hubiera predicho a partir 
# de su calificación media de Lengua?

ejercicio_2_99$Prediccion_SAT_Matematicas <- intercepto + pendiente * ejercicio_2_99$SAT_Lengua
ejercicio_2_99$Residuo_SAT_Matematicas <- ejercicio_2_99$SAT_Matematicas - ejercicio_2_99$Prediccion_SAT_Matematicas

indice_outlier <- which.max(abs(ejercicio_2_99$Residuo_SAT_Matematicas))

estado_outlier <- ejercicio_2_99$Estado[indice_outlier]

plot(ejercicio_2_99$SAT_Lengua,
     ejercicio_2_99$Residuo_SAT_Matematicas,
     main = "Desempeño SAT Lengua en relación a Matemáticas",
     xlab = "Puntajes SAT Lengua",
     ylab = "Residuo SAT Lengua",
     col = "blue",
     pch = 16)
abline(h = 0, col = "darkgreen", lty = 2)
points(ejercicio_2_99$SAT_Lengua[indice_outlier],
       ejercicio_2_99$Residuo_SAT_Matematicas[indice_outlier],
       pch = 16, col = "red", cex = 1.5)
text(ejercicio_2_99$SAT_Lengua[indice_outlier],
     ejercicio_2_99$Residuo_SAT_Matematicas[indice_outlier],
     labels = ejercicio_2_99$Estado[indice_outlier],  
     pos = 4,  
     col = "red")
grid()

comparacion_outlier <- data.frame(
  Estado = ejercicio_2_99$Estado[indice_outlier],
  Lengua_Real = ejercicio_2_99$SAT_Lengua[indice_outlier],
  Matematicas_Real = ejercicio_2_99$SAT_Matematicas[indice_outlier],
  Matematicas_Predicho = ejercicio_2_99$Prediccion_SAT_Matematicas[indice_outlier],
  Residuo = ejercicio_2_99$Residuo_SAT_Matematicas[indice_outlier]
)

print(comparacion_outlier)

"
  Estado Lengua_Real Matematicas_Real Matematicas_Predicho  Residuo
1     HI         485              510              482.315 27.68496

==========================================================================

El estado de Hawái (HI) constituye la observación atípica, con un residuo positivo de 27.68 puntos. 
Esto significa que Hawái tiene una calificación media de Matemáticas (510 puntos) significativamente 
más alta que la que se hubiera predicho a partir de su calificación de Lengua (482.32 puntos)."

# **************************************************
# PREGUNTA 2.100 - Aspirina y ataques al corazón
# **************************************************

# ¿Tomar aspirinas regularmente ayuda a prevenir los ataques al corazón? 
# Un estudio (Physicians’ Health Study) intentó averiguarlo, tomando como 
# sujetos a 22.071 médicos sanos que tenían al menos 40 años. La mitad de 
# los sujetos, seleccionados al azar, tomó una aspirina un día sí y otro no. 
# La otra mitad tomó un placebo, una píldora falsa que tenía el mismo aspecto 
# y sabor que una aspirina.

# TABLA DE RESULTADOS:
# ---------------------------------------------------------------
# Evento               | Grupo aspirina | Grupo placebo | Total
# ---------------------------------------------------------------
# Ataques mortales     | 10             | 26            | 36
# Otros ataques corazón| 129            | 213           | 342
# Embolias             | 119            | 98            | 217
# Total pacientes      | 11.037         | 11.034        | 22.071
# ---------------------------------------------------------------

# ¿Qué indican los datos sobre la relación que existe entre tomar aspirinas, y
# los ataques al corazón y las embolias? Utiliza porcentajes para hacer más precisos
# tus razonamientos. ¿Crees que el estudio proporciona suficiente evidencia de que
# las aspirinas reducen los ataques al corazón (relación causa-efecto)?

matrix_aspirina <- matrix(c(10,26,36,
                            129,213,342,
                            119,98,217,
                            11037,11034,22071),
                          nrow = 4, ncol = 3,
                          byrow = TRUE)
rownames(matrix_aspirina) = c("Ataques mortales","Otros ataques corazón","Embolias","Total pacientes")
colnames(matrix_aspirina) = c("Grupo aspirina","Grupo Placebo","Total")

print(matrix_aspirina)

prc_mortal_aspirina <- (matrix_aspirina[1,1] / matrix_aspirina[4,1]) * 100
prc_otros_aspirina <- (matrix_aspirina[2,1] / matrix_aspirina[4,1]) * 100
prc_embolia_aspirina <- (matrix_aspirina[3,1] / matrix_aspirina[4,1]) * 100

prc_mortal_placebo <- (matrix_aspirina[1,2] / matrix_aspirina[4,2]) * 100
prc_otros_placebo <- (matrix_aspirina[2,2] / matrix_aspirina[4,2]) * 100
prc_embolia_placebo <- (matrix_aspirina[3,2] / matrix_aspirina[4,2]) * 100


prc_condicionales <- data.frame(
  Evento = c("Ataques mortales","Otros ataques corazón","Embolias"),
  Grupo_aspirina = c(paste0(round(prc_mortal_aspirina,2),"%"),
                     paste0(round(prc_otros_aspirina,2),"%"),
                     paste0(round(prc_embolia_aspirina,2),"%")),
  Grupo_placebo = c(paste0(round(prc_mortal_placebo,2),"%"),
                    paste0(round(prc_otros_placebo,2),"%"),
                    paste0(round(prc_embolia_placebo,2),"%"))
)

print(prc_condicionales)

"
                 Evento Grupo_aspirina Grupo_placebo
1      Ataques mortales          0.09%         0.24%
2 Otros ataques corazón          1.17%         1.93%
3              Embolias          1.08%         0.89%

===================================================================

Los datos muestran que el grupo que tomó aspirinas presenta porcentajes notablemente menores 
tanto en ataques mortales como en otros ataques al corazón, lo que indica un efecto protector claro. 
En cambio, en el caso de las embolias, el porcentaje del grupo aspirina es apenas superior al del 
grupo placebo, pero la diferencia es pequeña y podría deberse al azar.

Dado que se trata de un estudio experimental con asignación aleatoria y una muestra muy grande, 
sí podemos afirmar que existe evidencia sólida de un efecto causal: tomar aspirinas reduce el riesgo 
de ataques al corazón
"

# **************************************************
# PREGUNTA 2.101 - Suicidios
# **************************************************

# He aquí una tabla de contingencia sobre los suicidios ocurridos en 1993, clasificados 
# según el sexo de la víctima y el método utilizado

# TABLA DE DATOS:
# ---------------------------------------------------------------
# Método        | Hombres   | Mujeres   
# ---------------------------------------------------------------
# Arma de fuego | 16.381    | 2.559     
# Veneno        | 3.569     | 2.110     
# Ahorcamiento  | 3.824     | 803       
# Otros         | 1.641     | 623       
# ---------------------------------------------------------------


# Basándote en estos datos, escribe un breve informe sobre las diferencias entre los
# suicidios de hombres y de mujeres. Asegúrate de que utilizas los recuentos y
# los porcentajes adecuados para justificar tus afirmaciones.

matrix_suicidios <- matrix(c(16381,2559,
                             3569,2110,
                             3824,803,
                             1641,623),
                           nrow = 4, ncol = 2,
                           byrow = TRUE)
colnames(matrix_suicidios) = c("Hombres","Mujeres")
rownames(matrix_suicidios) = c("Arma de fuego","Veneno","Ahorcamiento","Otros")

print(matrix_suicidios)

total_hombres <- sum(matrix_suicidios[1:4,1])

total_mujeres <- sum(matrix_suicidios[1:4,2])

total_poblacion <- total_hombres + total_mujeres

hombre_arma <- (matrix_suicidios[1,1] / total_hombres) * 100
hombre_veneno <- (matrix_suicidios[2,1] / total_hombres) * 100
hombre_ahorcamiento <- (matrix_suicidios[3,1] / total_hombres) * 100
hombre_otros <- (matrix_suicidios[4,1] / total_hombres) * 100

mujer_arma <- (matrix_suicidios[1,2] / total_mujeres) * 100
mujer_veneno <- (matrix_suicidios[2,2] / total_mujeres) * 100
mujer_ahorcamiento <- (matrix_suicidios[3,2] / total_mujeres) * 100
mujer_otro <- (matrix_suicidios[4,2] / total_mujeres) * 100

prc_condicional_suicidios <- data.frame(
  Evento = c("Arma de fuego","Veneno","Ahorcamiento","Otros"),
  Grupo_hombres = c(paste0(round(hombre_arma,2),"%"),
                    paste0(round(hombre_veneno,2),"%"),
                    paste0(round(hombre_ahorcamiento,2),"%"),
                    paste0(round(hombre_otros,2),"%")),
  Grupo_mujeres = c(paste0(round(mujer_arma,2),"%"),
                    paste0(round(mujer_veneno,2),"%"),
                    paste0(round(mujer_ahorcamiento,2),"%"),
                    paste0(round(mujer_otro,2),"%"))
  )

print(prc_condicional_suicidios)

"
         Evento Grupo_hombres Grupo_mujeres
1 Arma de fuego        64.45%        41.99%
2        Veneno        14.04%        34.62%
3  Ahorcamiento        15.05%        13.17%
4         Otros         6.46%        10.22%

=======================================================

En 1993 se observa una marcada diferencia en los métodos de suicidio según el sexo: aunque en 
ambos grupos el uso de armas de fuego es el método más frecuente, los hombres lo emplean proporcionalmente 
mucho más que las mujeres, mientras que ellas recurren al veneno en una proporción considerablemente mayor 
que los hombres. Estas diferencias muestran patrones claramente diferenciados en la elección del método entre 
ambos sexos.
"

# **************************************************
# PREGUNTA 2.102 - Permanecer vivo y fumar
# **************************************************

# A mediados de los años setenta, un estudio médico contactó al azar con gente 
# de un distrito de Inglaterra. He aquí los datos sobre 1.314 mujeres que eran 
# fumadoras habituales y mujeres que nunca habían fumado. La tabla clasifica a 
# estas mujeres según su edad en el momento inicial de realización del estudio, 
# según su situación con relación al tabaco y según si permanecían vivas al cabo 
# de 20 años.

# TABLAS DE DATOS POR GRUPO DE EDAD:
# ---------------------------------------------------------------
# De 18 a 44 años     | Fumadora | No fumadora
# ---------------------------------------------------------------
# Fallecidas          | 19       | 13
# Vivas               | 269      | 327
# ---------------------------------------------------------------
#
# De 45 a 64 años     | Fumadora | No fumadora
# ---------------------------------------------------------------
# Fallecidas          | 78       | 52
# Vivas               | 167      | 147
# ---------------------------------------------------------------
#
# Mayores de 65 años  | Fumadora | No fumadora
# ---------------------------------------------------------------
# Fallecidas          | 42       | 165
# Vivas               | 7        | 28
# ---------------------------------------------------------------

# (a) A partir de estos datos, construye una sola tabla de contingencia que relacione 
# fumar (sí o no) con fallecer o vivir. ¿Qué porcentaje de fumadoras permaneció con 
# vida durante 20 años? ¿Qué porcentaje de no fumadoras sobrevivió? Parece sorprendente 
# que el porcentaje de mujeres que permaneció con vida fuera mayor entre las fumadoras.

matrix_18_44 <- matrix(c(19,13,
                         269,327),
                       nrow = 2,ncol = 2,
                       byrow = TRUE)
colnames(matrix_18_44) = c("Fumadora","No fumadora")
rownames(matrix_18_44) = c("Fallecidas","Vivas")

matrix_45_64 <- matrix(c(78,52,
                         167,147),
                       nrow = 2,ncol = 2,
                       byrow = TRUE)
colnames(matrix_45_64) = c("Fumadora","No fumadora")
rownames(matrix_45_64) = c("Fallecidas","Vivas")

matrix_65_mas <- matrix(c(42,165,
                          7,28),
                        nrow = 2,ncol = 2,
                        byrow = TRUE)
colnames(matrix_65_mas) = c("Fumadora","No fumadora")
rownames(matrix_65_mas) = c("Fallecidas","Vivas")

total_fumadoras_fallecidas <- matrix_18_44[1,1] + matrix_45_64[1,1] + matrix_65_mas[1,1]
total_fumadoras_vivas <- matrix_18_44[2,1] + matrix_45_64[2,1] + matrix_65_mas[2,1]

total_no_fumadoras_fallecidas <- matrix_18_44[1,2] + matrix_45_64[1,2] + matrix_65_mas[1,2]
total_no_fumadoras_vivas <- matrix_18_44[2,2] + matrix_45_64[2,2] + matrix_65_mas[2,2]

total_fallecidas <- total_fumadoras_fallecidas + total_no_fumadoras_fallecidas
total_vivas <- total_fumadoras_vivas + total_no_fumadoras_vivas

total_fumadoras <- total_fumadoras_fallecidas + total_fumadoras_vivas
total_no_fumadoras <- total_no_fumadoras_fallecidas + total_no_fumadoras_vivas
total_general <- total_fumadoras + total_no_fumadoras

conteo_general <- data.frame(
  Condicion = c("Fumadora","No fumadora","Total"),
  Fallecidas = c(total_fumadoras_fallecidas,total_no_fumadoras_fallecidas,total_fallecidas),
  Vivas = c(total_fumadoras_vivas,total_no_fumadoras_vivas,total_vivas),
  Total = c(total_fumadoras,total_no_fumadoras,total_general)
)

print(conteo_general)

prc_fum_fall <- (total_fumadoras_fallecidas / total_fumadoras) * 100
prc_fum_vi <- (total_fumadoras_vivas / total_fumadoras) * 100

prc_no_fum_fall <- (total_no_fumadoras_fallecidas / total_no_fumadoras) * 100
prc_no_fum_vi <- (total_no_fumadoras_vivas / total_no_fumadoras) * 100

prc_general <- data.frame(
  Condicion = c("Fumadora","No fumadora"),
  Fallecidas = c(paste0(round(prc_fum_fall,2),"%"),
                 paste0(round(prc_no_fum_fall,2),"%")),
  Vivas = c(paste0(round(prc_fum_vi,2),"%"),
            paste0(round(prc_no_fum_vi,2),"%"))
)

print(prc_general)

"
    Condicion Fallecidas Vivas Total
1    Fumadora        139   443   582
2 No fumadora        230   502   732
3       Total        369   945  1314

============================================

    Condicion Fallecidas  Vivas
1    Fumadora     23.88% 76.12%
2 No fumadora     31.42% 68.58%

"

# (b) La edad de la mujer en el momento inicial de realización del estudio es una variable latente. 
# Muestra que dentro de cada uno de los tres grupos de edad,el porcentaje de mujeres que permaneció 
# con vida después de 20 años fue mayor entre las no fumadoras. Estamos ante otro ejemplo de la Paradoja 
# de Simpson.

sup_18_44_fum <- (269 / (19 + 269)) * 100
sup_18_44_no <- (327 / (13 + 327)) * 100

sup_45_64_fum <- (167 / (78 + 167)) * 100
sup_45_64_no <- (147 / (52 + 147)) * 100

sup_65_fum <- (7 / (42 + 7)) * 100
sup_65_no <- (28 / (165 + 28)) * 100

df_supervivencia <- data.frame(
  Grupo = c("18-44","45-64","65+"),
  Fumadoras = c(round(sup_18_44_fum,2),
                round(sup_45_64_fum,2),
                round(sup_65_fum,2)),
  No_fumadoras = c(round(sup_18_44_no,2),
                   round(sup_45_64_no,2),
                   round(sup_65_no,2))
)

print(df_supervivencia)

"
  Grupo Fumadoras No_fumadoras
1 18-44     93.40        96.18
2 45-64     68.16        73.87
3   65+     14.29        14.51

==============================================

En los tres grupos de edad el porcentaje de mujeres que permaneció con vida fue mayor 
entre las no fumadoras (96.18% vs 93.40%; 73.87% vs 68.16%; 14.51% vs 14.29%). Por tanto 
dentro de cada edad la situación es clara y consistente: no fumar está asociado a mayor 
supervivencia. Este es el motivo por el que hablamos de la Paradoja de Simpson: el patrón 
dentro de los estratos (edad) es distinto al patrón agregado."


# (c) Los autores del estudio dieron la siguiente explicación: “Entre las mujeres
# mayores (de 65 o más años al inicio del estudio), pocas eran fumadoras; sin embargo, 
# muchas de ellas murieron durante el tiempo de seguimiento del estudio”.Compara el porcentaje 
# de fumadoras en cada uno de los tres grupos de edad para verificar esta explicación.

prc_fum_18_44 <- ((19 + 269) / (19 + 269 + 13 + 327)) * 100
prc_fum_45_64 <- ((78 + 167) / (78 + 167 + 52 + 147)) * 100
prc_fum_65    <- ((42 + 7) / (42 + 7 + 165 + 28)) * 100

df_fumadoras <- data.frame(
  Grupo = c("18-44","45-64","65+"),
  Porcentaje_fumadoras = c(round(prc_fum_18_44,2),
                           round(prc_fum_45_64,2),
                           round(prc_fum_65,2))
)

print(df_fumadoras)

"
  Grupo Porcentaje_fumadoras
1 18-44                45.86
2 45-64                55.18
3   65+                20.25

=========================================

Efectivamente, entre las mujeres mayores (65+) pocas eran fumadoras (≈20.3%), mientras que 
la proporción de fumadoras es mayor en los grupos más jóvenes y en el de 45–64 (≈45.9% y ≈55.1%). 
Como las fumadoras están sobrerrepresentadas en los grupos de edad más jóvenes (con alta supervivencia), 
el agregado muestra que las fumadoras parecen sobrevivir más —aunque dentro de cada edad las no fumadoras 
sobreviven más. Eso explica la afirmación de los autores y confirma que estamos ante un clásico ejemplo de
la Paradoja de Simpson.
"
# :::::::::::::::::::::::::::::::::::::::::::::::::::: FIN SECCIÓN ::::::::::::::::::::::::::::::::::::::::::::::::::::
